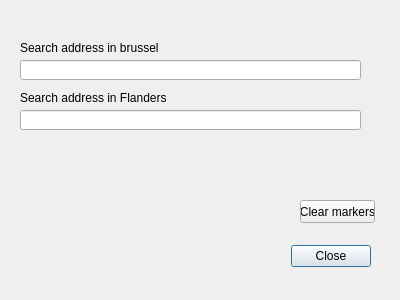
<?xml version="1.0" encoding="UTF-8"?>
<ui version="4.0">
 <class>BelgianAddressGeolocationDialogBase</class>
 <widget class="QDialog" name="BelgianAddressGeolocationDialogBase">
  <property name="geometry">
   <rect>
    <x>0</x>
    <y>0</y>
    <width>400</width>
    <height>300</height>
   </rect>
  </property>
  <property name="windowTitle">
   <string>BAG</string>
  </property>
  <widget class="QDialogButtonBox" name="button_box">
   <property name="geometry">
    <rect>
     <x>30</x>
     <y>240</y>
     <width>341</width>
     <height>32</height>
    </rect>
   </property>
   <property name="orientation">
    <enum>Qt::Horizontal</enum>
   </property>
   <property name="standardButtons">
    <set>QDialogButtonBox::Close</set>
   </property>
  </widget>
  <widget class="QLineEdit" name="lineEdit">
   <property name="geometry">
    <rect>
     <x>20</x>
     <y>60</y>
     <width>341</width>
     <height>20</height>
    </rect>
   </property>
  </widget>
  <widget class="QPushButton" name="pushButton">
   <property name="geometry">
    <rect>
     <x>300</x>
     <y>200</y>
     <width>75</width>
     <height>23</height>
    </rect>
   </property>
   <property name="text">
    <string>Clear markers</string>
   </property>
  </widget>
  <widget class="QLabel" name="label">
   <property name="geometry">
    <rect>
     <x>20</x>
     <y>40</y>
     <width>161</width>
     <height>16</height>
    </rect>
   </property>
   <property name="text">
    <string>Search address in brussel</string>
   </property>
  </widget>
  <widget class="QLineEdit" name="lineEditFlanders">
   <property name="geometry">
    <rect>
     <x>20</x>
     <y>110</y>
     <width>341</width>
     <height>20</height>
    </rect>
   </property>
  </widget>
  <widget class="QLabel" name="label_2">
   <property name="geometry">
    <rect>
     <x>20</x>
     <y>90</y>
     <width>161</width>
     <height>16</height>
    </rect>
   </property>
   <property name="text">
    <string>Search address in Flanders</string>
   </property>
  </widget>
 </widget>
 <resources/>
 <connections>
  <connection>
   <sender>button_box</sender>
   <signal>accepted()</signal>
   <receiver>BelgianAddressGeolocationDialogBase</receiver>
   <slot>accept()</slot>
   <hints>
    <hint type="sourcelabel">
     <x>20</x>
     <y>20</y>
    </hint>
    <hint type="destinationlabel">
     <x>20</x>
     <y>20</y>
    </hint>
   </hints>
  </connection>
  <connection>
   <sender>button_box</sender>
   <signal>rejected()</signal>
   <receiver>BelgianAddressGeolocationDialogBase</receiver>
   <slot>reject()</slot>
   <hints>
    <hint type="sourcelabel">
     <x>20</x>
     <y>20</y>
    </hint>
    <hint type="destinationlabel">
     <x>20</x>
     <y>20</y>
    </hint>
   </hints>
  </connection>
 </connections>
</ui>
